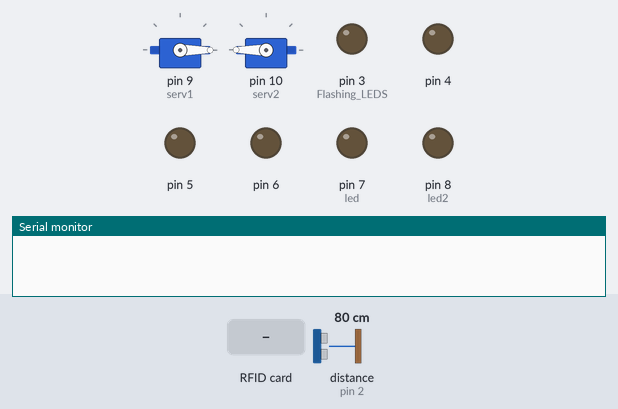
Bench run of a sketch on a simulated Arduino Uno, built with avr-gcc and run on an emulated ATmega328P. Shown: 2 × servo, output pins drawn as LEDs (lit = HIGH), the last lines printed to the serial monitor. Dashed ring = blinking. The inputs (shaded band) are chosen by the test bench; at power-on: distance to the obstacle (sensor on pin 2) 80 cm. The echo pulse lasts 58.3 µs per cm; pins used as bus, display or sensor lines are not drawn.

Above: at 4.2 s.
4.3 s: RFID card 5E 7A 19 C4 held to the reader
At 5.5 s:
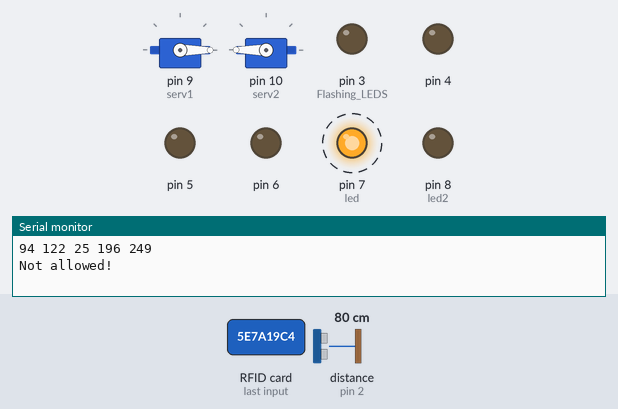
At 7.4 s:
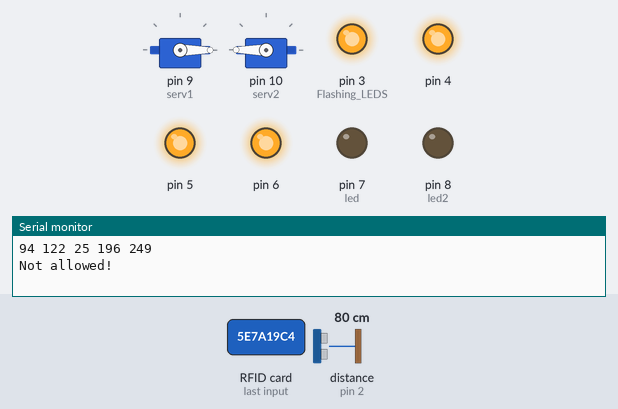
Timing chart, 0 to 9.1 s (numbered marks = the images above; inputs shaded):
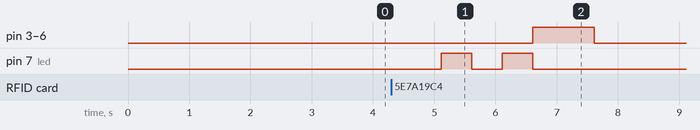

Measured:
- after the input at 4.3 s, pin 3 (Flashing_LEDS), pin 4–6: LOW → HIGH after 2.3 s, → LOW 1.0 s later; pin 7 (led): alternates HIGH for 0.50 s and LOW for 0.50 s, 4 changes in all, then stays LOW, starting after 0.81 s

The sketch:

VideoFunctionality_ino.ino
```cpp
#include <Servo.h>
#include <NewPing.h>
#include <RFID.h>
#include <SPI.h>

#define TRIGGER_PIN  1  // Arduino pin tied to trigger pin on the ultrasonic sensor.
#define ECHO_PIN    2  // Arduino pin tied to echo pin on the ultrasonic sensor.
#define SS_PIN 10
#define RST_PIN 9

RFID rfid(SS_PIN,RST_PIN);

int led = 7;
int led2 = 8;
// int power = 8;
int serNum[5];

// the accepted UID
int cards[][5] = {
  {43,248,26,219,18}
};

// changes depending on UID status
bool access = false;

NewPing sonar1(TRIGGER_PIN, ECHO_PIN); // NewPing setup of pins and maximum distance.

Servo serv1;
Servo serv2;

void setup() {
  Serial.begin(9600);
  SPI.begin();
  rfid.init();

  serv1.attach(9); //Lid servos
  serv2.attach(10);

  pinMode(3, OUTPUT); //Flashing LEDS
  pinMode(4, OUTPUT);
  pinMode(5, OUTPUT);
  pinMode(6, OUTPUT);
  pinMode(led, OUTPUT);
  pinMode(led2, OUTPUT);
  digitalWrite(led, LOW);
  digitalWrite(led2, LOW);

  serv1.write(0);
  serv2.write(180);
  delay(3000); //Wait 3 seconds before running loop
}

void loop() {
  Serial.println("\n");

  if(rfid.isCard()){

    if(rfid.readCardSerial()){
            Serial.print(rfid.serNum[0]);
            Serial.print(" ");
            Serial.print(rfid.serNum[1]);
            Serial.print(" ");
            Serial.print(rfid.serNum[2]);
            Serial.print(" ");
            Serial.print(rfid.serNum[3]);
            Serial.print(" ");
            Serial.print(rfid.serNum[4]);
            Serial.println("");

            for(int x = 0; x < sizeof(cards); x++){
              for(int i = 0; i < sizeof(rfid.serNum); i++ ){
                  if(rfid.serNum[i] != cards[x][i]) {
                      access = false;
                      break;
                  } else {
                      access = true;
                  }
              }
              if(access) break;
            }

        }

    // may have to adjust the 200 baseline
    // also may need to adjust 3
    if(sonar1.ping_cm() <= 10 && access){

       Serial.println("Welcome!");
       digitalWrite(led2, HIGH);
       delay(500);
       digitalWrite(led2, LOW);
       delay(500);
       digitalWrite(led2, HIGH);
       delay(500);
       digitalWrite(led2, LOW);

      // TODO: HOIST THE SAILS, MATEY
      Serial.println("Closing up!");

      //Wait to finish landing
      delay(2000);

      //Shut the lid at the fastest speed possible
      serv1.write(180);
      serv2.write(0);

      //Turn off the lights
      lightsOff();

      //Delay for 20 seconds for demo ONLY, actual product would have a remote release functionality
      delay(20000);
      serv1.write(0);
      serv2.write(180);

    } else {
      // TODO: LOWER THE SAILS, SAVOY?

       Serial.println("Not allowed!");
       digitalWrite(led, HIGH);
       delay(500);
       digitalWrite(led, LOW);
       delay(500);
       digitalWrite(led, HIGH);
       delay(500);
       digitalWrite(led, LOW);

      //Keep the lid up while waiting
      serv1.write(0);
      serv2.write(180);

      //Blink the lights while waiting for landing
      lightsOn();
      delay(1000);
      lightsOff();
    }
  }

  //Check for landing every second and only every second
  delay(1000);
  rfid.halt();
}

void lightsOn(){ //Turns on all LEDS
  digitalWrite(3, HIGH);   // turn the LED on (HIGH is the voltage level)
  digitalWrite(4, HIGH);   // turn the LED on (HIGH is the voltage level)
  digitalWrite(5, HIGH);   // turn the LED on (HIGH is the voltage level)
  digitalWrite(6, HIGH);   // turn the LED on (HIGH is the voltage level)
}


void lightsOff(){ //Turns off all LEDs
  digitalWrite(3, LOW);   // turn the LED on (HIGH is the voltage level)
  digitalWrite(4, LOW);   // turn the LED on (HIGH is the voltage level)
  digitalWrite(5, LOW);   // turn the LED on (HIGH is the voltage level)
  digitalWrite(6, LOW);   // turn the LED on (HIGH is the voltage level)
}
```
